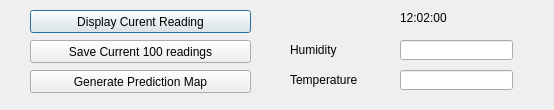
<?xml version="1.0" encoding="UTF-8"?>
<ui version="4.0">
 <class>Dialog</class>
 <widget class="QDialog" name="Dialog">
  <property name="geometry">
   <rect>
    <x>0</x>
    <y>0</y>
    <width>554</width>
    <height>110</height>
   </rect>
  </property>
  <property name="windowTitle">
   <string>Cyber Physical System for Environmental Monitoring and Prediction</string>
  </property>
  <property name="windowIcon">
   <iconset resource="images.qrc">
    <normaloff>:/images/CRGS.jpg</normaloff>:/images/CRGS.jpg</iconset>
  </property>
  <widget class="QLabel" name="label_2">
   <property name="geometry">
    <rect>
     <x>290</x>
     <y>70</y>
     <width>91</width>
     <height>20</height>
    </rect>
   </property>
   <property name="text">
    <string>Temperature</string>
   </property>
  </widget>
  <widget class="QLineEdit" name="lineEdit">
   <property name="geometry">
    <rect>
     <x>400</x>
     <y>70</y>
     <width>113</width>
     <height>20</height>
    </rect>
   </property>
  </widget>
  <widget class="QLabel" name="label_3">
   <property name="geometry">
    <rect>
     <x>290</x>
     <y>40</y>
     <width>91</width>
     <height>20</height>
    </rect>
   </property>
   <property name="text">
    <string>Humidity</string>
   </property>
  </widget>
  <widget class="QLineEdit" name="lineEdit_2">
   <property name="geometry">
    <rect>
     <x>400</x>
     <y>40</y>
     <width>113</width>
     <height>20</height>
    </rect>
   </property>
  </widget>
  <widget class="QPushButton" name="pushButton">
   <property name="geometry">
    <rect>
     <x>30</x>
     <y>10</y>
     <width>221</width>
     <height>23</height>
    </rect>
   </property>
   <property name="text">
    <string>Display Curent Reading</string>
   </property>
  </widget>
  <widget class="QPushButton" name="pushButton_2">
   <property name="geometry">
    <rect>
     <x>30</x>
     <y>40</y>
     <width>221</width>
     <height>23</height>
    </rect>
   </property>
   <property name="text">
    <string>Save Current 100 readings</string>
   </property>
  </widget>
  <widget class="QPushButton" name="pushButton_3">
   <property name="geometry">
    <rect>
     <x>30</x>
     <y>70</y>
     <width>221</width>
     <height>23</height>
    </rect>
   </property>
   <property name="text">
    <string>Generate Prediction Map</string>
   </property>
  </widget>
  <widget class="QLabel" name="label_4">
   <property name="geometry">
    <rect>
     <x>400</x>
     <y>10</y>
     <width>81</width>
     <height>16</height>
    </rect>
   </property>
   <property name="text">
    <string>12:02:00</string>
   </property>
  </widget>
 </widget>
 <resources>
  <include location="images.qrc"/>
 </resources>
 <connections/>
</ui>
